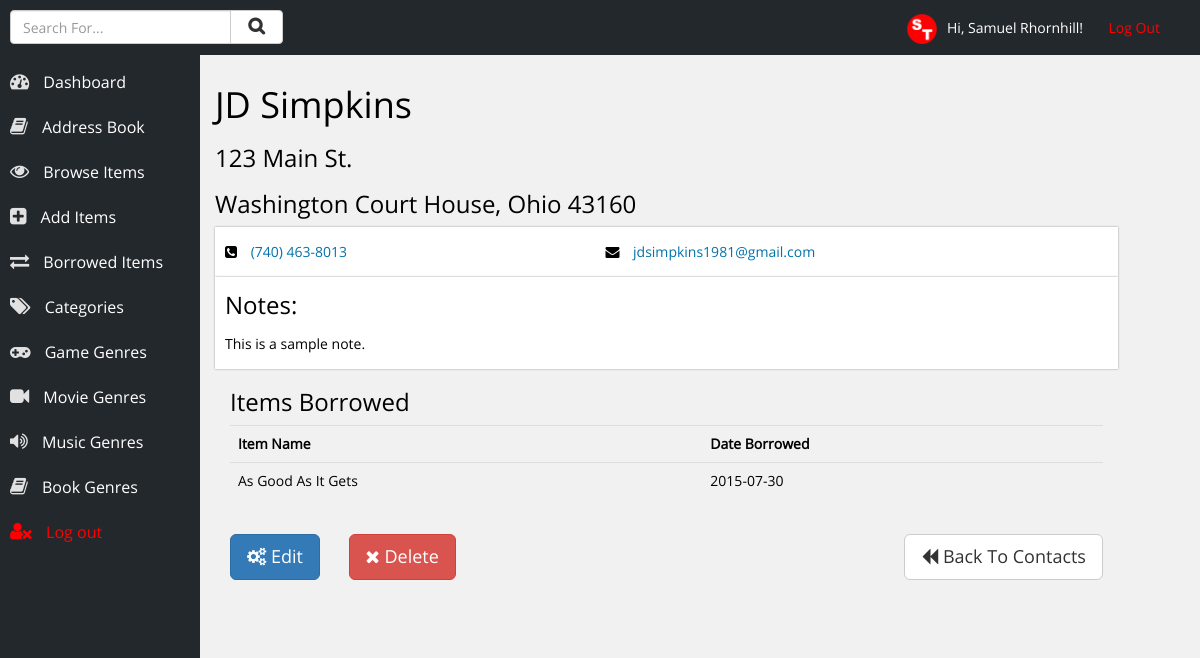
Page /contact.php?id=9 (signed in) on the committed database.
### tables this page shows
CREATE TABLE IF NOT EXISTS `users` (
  `id` int(10) NOT NULL AUTO_INCREMENT,
  `username` varchar(20) NOT NULL,
  `name` varchar(50) NOT NULL,
  `password` varchar(12) NOT NULL,
  PRIMARY KEY (`id`)
);

CREATE TABLE IF NOT EXISTS `contacts` (
  `id` int(11) NOT NULL AUTO_INCREMENT,
  `fname` varchar(50) NOT NULL,
  `lname` varchar(50) NOT NULL,
  `email` varchar(200) NOT NULL,
  `phone` varchar(20) NOT NULL,
  `house_number` varchar(150) NOT NULL,
  `town` varchar(100) NOT NULL,
  `city` varchar(100) NOT NULL,
  `post_code` varchar(25) NOT NULL,
  `borrowed` int(1) NOT NULL,
  `notes` varchar(2000) NOT NULL,
  PRIMARY KEY (`id`)
);

CREATE TABLE IF NOT EXISTS `items` (
  `id` int(25) NOT NULL AUTO_INCREMENT,
  `item_name` varchar(200) NOT NULL,
  `item_category` int(3) NOT NULL,
  `genre` varchar(50) NOT NULL,
  `type` varchar(50) NOT NULL,
  `album` varchar(100) NOT NULL,
  `track` int(3) NOT NULL,
  `artist` varchar(100) NOT NULL,
  `location` varchar(100) NOT NULL,
  `borrowed` int(1) NOT NULL,
  `author` varchar(100) NOT NULL,
  `isbn` varchar(30) NOT NULL,
  PRIMARY KEY (`id`)
);

CREATE TABLE IF NOT EXISTS `borrowed` (
  `id` int(11) NOT NULL AUTO_INCREMENT,
  `title` int(15) NOT NULL,
  `borrowed_by` int(5) NOT NULL,
  `date_borrowed` date NOT NULL,
  PRIMARY KEY (`id`)
);

### inc/account-info.php (called while the page is built, shortened)
<?php
	$loggedIn = $_SESSION['username'];
	$result = mysqli_query($con, "SELECT * FROM users WHERE username = '$loggedIn'");
	while ($row = mysqli_fetch_array($result)) {
		$name = $row['name'];
	}
?>

### contact.php (the view, shortened to what this page needs)
<?php
	include ('inc/db_con.php');
	include ('inc/account-info.php');
	include ('inc/head.php');
?>
<?php
	$contactID = $_GET['id'];
	$result = mysqli_query($con, "SELECT * FROM contacts WHERE id='$contactID'");
	while ($row = mysqli_fetch_array($result)) {
		$fname = $row['fname'];
		$lname = $row['lname'];
		$email = $row['email'];
		$phone = $row['phone'];
		$house_number = $row['house_number'];
		$town = $row['town'];
		$city = $row['city'];
		$post_code = $row['post_code'];
		$borrowed = $row['borrowed'];
		$notes = $row['notes'];
	}
?>
	<div class="row content-area">
		<h1><?php echo $fname . ' ' . $lname; ?></h1>
		<h3><?php echo $house_number; ?></h3>
		<h3><?php echo $town . ', ' . $city . ' ' . $post_code; ?></h3>
		<div class="col-xs-11 section">
			<div class="row">
				<div class="col-xs-5">
					<p><i class="fa faIcon fa-phone-square"></i> <span class="blue-text"><?php echo $phone; ?></span></p>
				</div>
				<div class="col-xs-6">
					<p><i class="fa faIcon fa-envelope"></i> <span class="blue-text"><?php echo $email; ?></span></p>
				</div>
			</div>
		</div>
		<?php
			if ($notes!=null) {
				echo '<div class="col-xs-11 section">';
					echo '<h3>Notes:</h3>';
					echo '<p>' . $notes . '</p>';
				echo '</div>';
			}
		?>
		<?php
			if ($borrowed>0) {
			$selectBorrowed = mysqli_query($con, "SELECT * FROM borrowed WHERE borrowed_by='$contactID' ORDER BY date_borrowed ASC");
			echo '<div class="col-xs-11">';
			echo '<h3>Items Borrowed</h3>';
				echo '<table class="table table-items">';
					echo '<tr>';
						echo '<th>Item Name</th>';
						echo '<th>Date Borrowed</th>';
					echo '</tr>';
						while ($row = mysqli_fetch_array($selectBorrowed)) {
							$titleNumber = $row['title'];
							$date_borrowed = $row['date_borrowed'];
							echo '<tr class="list" onclick="location.href=\'item.php?id=' . $titleNumber . '\'">';
							$getTitleName = mysqli_query($con, "SELECT * FROM items WHERE id='$titleNumber'");
							while ($row = mysqli_fetch_array($getTitleName)) {
								echo '<td>' . $row['item_name'] . '</td>';
							}
								echo '<td>' . $date_borrowed . '</td>';
							echo '</tr>';
						}
				echo '</table>';
			echo '</div>';
			}
		?>
		<div style="margin-top:15px;" class="col-xs-11">
			<button class="btn btn-lg btn-primary" style="margin-right:25px;" onclick="editContact()"><i class="fa fa-gears"></i> Edit</button>
			<button class="btn btn-lg btn-danger" onclick="deleteContact()"><i class="fa fa-times"></i> Delete</button>
			<button class="btn btn-lg btn-default" style="float:right;" onclick="location.href='contacts.php'"><i class="fa fa-backward"></i> Back To Contacts</button>
		</div>
	</div>
<?php include ('inc/footer.php'); ?>

### inc/head.php (shortened to what this page needs)
<!DOCTYPE html>
<html lang="en">
<head>
	<link rel="stylesheet" href="css/bootstrap.min.css" />
	<link rel="stylesheet" href="css/main.css" />
	<link rel="stylesheet" href="css/font-awesome.min.css" />
</head>
<body>
<div class="container-fluid">
	<header>
		<p class="log-out"><img style="max-height:30px; margin-right:10px;" src="images/logo.png" alt="Samuel Thornhill" />Hi, <?php echo $name; ?>! &nbsp; &nbsp; &nbsp; <a href="handlers/log-out.php">Log Out</a></p>
		<div class="row">
			<div class="col-xs-3">
				<p style="">
					<form action="search-results.php" method="POST">
						<div class="input-group">
							<input type="text" class="form-control" name="term" placeholder="Search For..." />
							<span class="input-group-btn">
								<button class="btn btn-default" style="margin-top:-20px;" type="submit" name="submit"><i class="fa fa-search" style="font-weight:bold; padding-left:5px; padding-right:5px; font-size:125%;"></i></button>
							</span>
						</div>
					</form>
				</p>
			</div>
		</div>
	</header>
	<div class="navigation">
		<ul>
			<li><a href="index.php"><i class="fa fa-tachometer"></i> Dashboard</a></li>
			<li><a href="contacts.php"><i class="fa fa-book"></i> Address Book</a></li>
			<li><a href="choose-category.php"><i class="fa fa-eye"></i> Browse Items</a></li>
			<li><a href="add-item.php"><i class="fa fa-plus-square"></i> Add Items</a></li>
			<li><a href="borrowed.php"><i class="fa fa-exchange"></i> Borrowed Items</a></li>
			<li><a href="categories.php"><i class="fa fa-tags"></i> Categories</a></li>
			<li><a href="genre.php?genre=Game"><i class="fa fa-gamepad"></i> Game Genres</a></li>
			<li><a href="genre.php?genre=Movie"><i class="fa fa-video-camera"></i> Movie Genres</a></li>
			<li><a href="genre.php?genre=Music"><i class="fa fa-volume-up"></i> Music Genres</a></li>
			<li><a href="genre.php?genre=Book"><i class="fa fa-book"></i> Book Genres</a></li>
			<li><a style="color:red;" href="handlers/log-out.php"><i style="color:red;" class="fa fa-user-times"></i> Log out</a></li>
		</ul>
	</div>

### css/main.css (style rules this page uses)
body { font-size: 14px; font-family: open-sans; background-color: #f1f1f1; color: black; }
header { width: 100%; background-color: #23282D; height: 55px; line-height: 55px; position: fixed; top: 0px; left: 0px; color: white; z-index: 99; padding-left: 10px; padding-right: 10px; }
header .log-out { float: right; margin-right: 30px; }
header .log-out a { text-decoration: none; color: red; }
.navigation { background-color: #23282D; width: 200px; height: 100%; float: left; position: fixed; top: 0px; left: 0px; padding-top: 40px; color: white; font-size: 16px; }
.navigation ul { list-style-type: none; margin: 0px; padding: 0px; margin-top: 20px; }
.navigation ul li { margin: 0px; padding: 0px; }
.navigation ul li a { color: white; text-decoration: none; height: 45px; line-height: 45px; display: block; padding-left: 10px; }
.navigation ul li a .fa { padding-right: 10px; font-size: 120%; color: #e1e1e1; }
.content-area { margin-left: 200px; padding-top: 65px; margin-bottom: 50px; }
.section { background-color: white; box-shadow: 0px 0px 2px #999; padding: 10px; }
.section h1, .section h2, .section h3, .section h4, .section h5, .section h6 { margin-top: 5px; }
.section p { margin: 0px; padding: 5px 0px 5px 0px; }
.faIcon { font-size: 125%; margin-right: 10px; color: black; }
.blue-text { color: #0073AA; }

### rows in the picture
users: name "Samuel Rhornhill"
contacts: fname "JD", lname "Simpkins", house_number "123 Main St.", town "Washington Court House", city "Ohio", post_code "43160", phone "(740) 463-8013", email "jdsimpkins1981@gmail.com", notes "This is a sample note."
borrowed: date_borrowed "2015-07-30"
items: item_name "As Good As It Gets"
